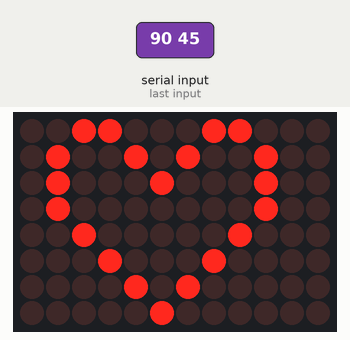
Recording of a sketch running on a simulated Arduino Uno R4 WiFi. Shown: 12×8 LED matrix. The test bench sets the inputs (shaded band).

1.3 s: "90 45\n" received over Serial
Above: at 2.3 s.
Timing chart, 0 to 4.3 s (numbered marks = the images above; inputs shaded):
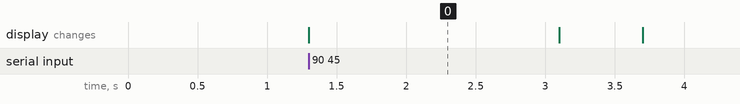

The sketch:

AlfabetMorsea.ino
```cpp
#include "Arduino_LED_Matrix.h"   // Include the LED_Matrix library

ArduinoLEDMatrix matrix;          // Create an instance of the ArduinoLEDMatrix class

int dot = 600;
int dash = 1800;
char* letters[] = {".-","-...","-.-.","-..",".","..-.","-.","....","..",".---","-.-",".-..","--","-.","---",".--.","--.-",".-.","...","-","..-","...-",".--","-..-","-.--","--..",};
char* numbers[] = {"-----",".----","..---","...--","....-",".....","-....","--...","---..","----."};


void setup() {
  Serial.begin(9600);           // Initialize serial communication at a baud rate of 115200
  matrix.begin();                 // Initialize the LED matrix

}

void loop() {
  //Load and display the "big heart" frame provided by the library
  //matrix.loadFrame(LEDMATRIX_HEART_BIG);
  //Turn off the display
  //matrix.clear();
  char ch;
  if(Serial.available() > 0){     //Sprawdza czy są jakieś dane na buforze
    ch = Serial.read();           //Odczytuje ciąg znaków z bufora i zapisuje w zmiennej ch
    if(ch >= 'a' && ch <= 'z'){       //Tutaj ch oraz litery zamieniane są automatycznie na ich adresy liczbowe z kodu ASCII
      flashSequence(letters[ch - 'a']);   //Te adresy liczbowe są od siebie odejmowane
    }
    else if(ch >= 'A' && ch <= 'Z'){    //To samo
      flashSequence(letters[ch - 'A']);
    }
    else if(ch >= '0' && ch <= '9'){
      flashSequence(numbers[ch - '0']);
    }
    else if(ch == ' '){   //Koniec wyrazu; przerwa między wyrazami
      delay(dot * 7);
    }
  }
}

void flashSequence(char* sequence){   //char* sequence przynosi wartość w postaci np. "--.."
  int i = 0;
  while(sequence[i] != NULL){         //sequence[0] z tego przykładu to '-'
    flashDotOrDash(sequence[i]);      //'-' przenoszone jest do funkcji flashDotOrDash
    i++;
  }
  delay(dash);  //Koniec litery; przerwa między literami
}

void flashDotOrDash(char dotOrDash){    //Tu jedynie rozpoznaję kropkę i linię
  matrix.loadFrame(LEDMATRIX_HEART_BIG);
  if(dotOrDash == '.'){
    delay(dot);
  }
  else{
    delay(dash);
  }
  matrix.clear();   //Przerwa pomiędzy znakiem alfabetu Morsea
  delay(dot);
}

const uint32_t heart[] = {
	0x3184a444,
	0x44042081,
	0x100a0040
};
```

Measured:
- after the input at 1.3 s, the display: changes at once (image 0)
- what the display in image 0 shows lasts 1.8 s, from 1.3 s to 3.1 s
